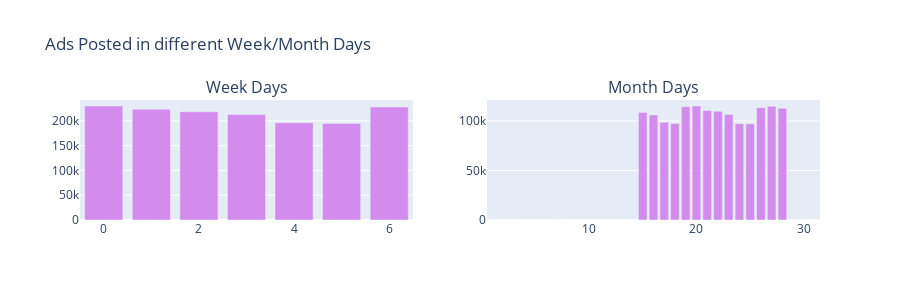

Notebook code for this chart:
### Markdown cell above
> - There are 371 Unique values for Param_1, 271 for Param_2, and about 1200 for Param_3.
> - Param_3 contains very low level type of categorization about the items such as the centimeter lengths, quantites etc.


<a id="5-10"></a>
### 5.10 On which Month Day and Week Day, the items are activated

### Code cell
trace1 = _generate_bar_plot_ver(train_df, cols[7], "WeekDays", '#d38bed', 700, 400, 200, limit=30, need_trace = True)
trace2 = _generate_bar_plot_ver(train_df, cols[8], "MonthDays", '#d38bed', 700, 400, 200, limit=30, need_trace = True)


fig = tools.make_subplots(rows=1, cols=2, print_grid=False, subplot_titles = ['Week Days','Month Days'])
fig.append_trace(trace1, 1, 1);
fig.append_trace(trace2, 1, 2);

fig['layout'].update(height=300,title='Ads Posted in different Week/Month Days', showlegend=False);
iplot(fig);

### Figure 1 — Plotly figure (JSON) as saved in the notebook; plotly's stock layout.template omitted (floating-point values rounded to 4 significant figures)
{"data": [{"marker": {"color": "#d38bed"}, "type": "bar", "x": [0, 6, 1, 2, 3, 4, 5], "xaxis": "x", "y": [230055, 227932, 223420, 218515, 212715, 196126, 194661], "yaxis": "y"}, {"marker": {"color": "#d38bed"}, "type": "bar", "x": [20, 27, 19, 26, 28, 21, 22, 15, 23, 16, 17, 18, 24, 25, 29, 2, 1, 30, 3, 7, 31], "xaxis": "x2", "y": [115190, 114863, 114416, 113513, 112885, 110535, 109813, 108615, 106544, 106168, 98773, 97554, 97351, 97104, 87, 3, 3, 3, 2, 1, 1], "yaxis": "y2"}], "layout": {"annotations": [{"font": {"size": 16}, "showarrow": false, "text": "Week Days", "x": 0.225, "xanchor": "center", "xref": "paper", "y": 1.0, "yanchor": "bottom", "yref": "paper"}, {"font": {"size": 16}, "showarrow": false, "text": "Month Days", "x": 0.775, "xanchor": "center", "xref": "paper", "y": 1.0, "yanchor": "bottom", "yref": "paper"}], "height": 300, "showlegend": false, "title": {"text": "Ads Posted in different Week/Month Days"}, "xaxis": {"anchor": "y", "domain": [0.0, 0.45]}, "xaxis2": {"anchor": "y2", "domain": [0.55, 1.0]}, "yaxis": {"anchor": "x", "domain": [0.0, 1.0]}, "yaxis2": {"anchor": "x2", "domain": [0.0, 1.0]}}}
